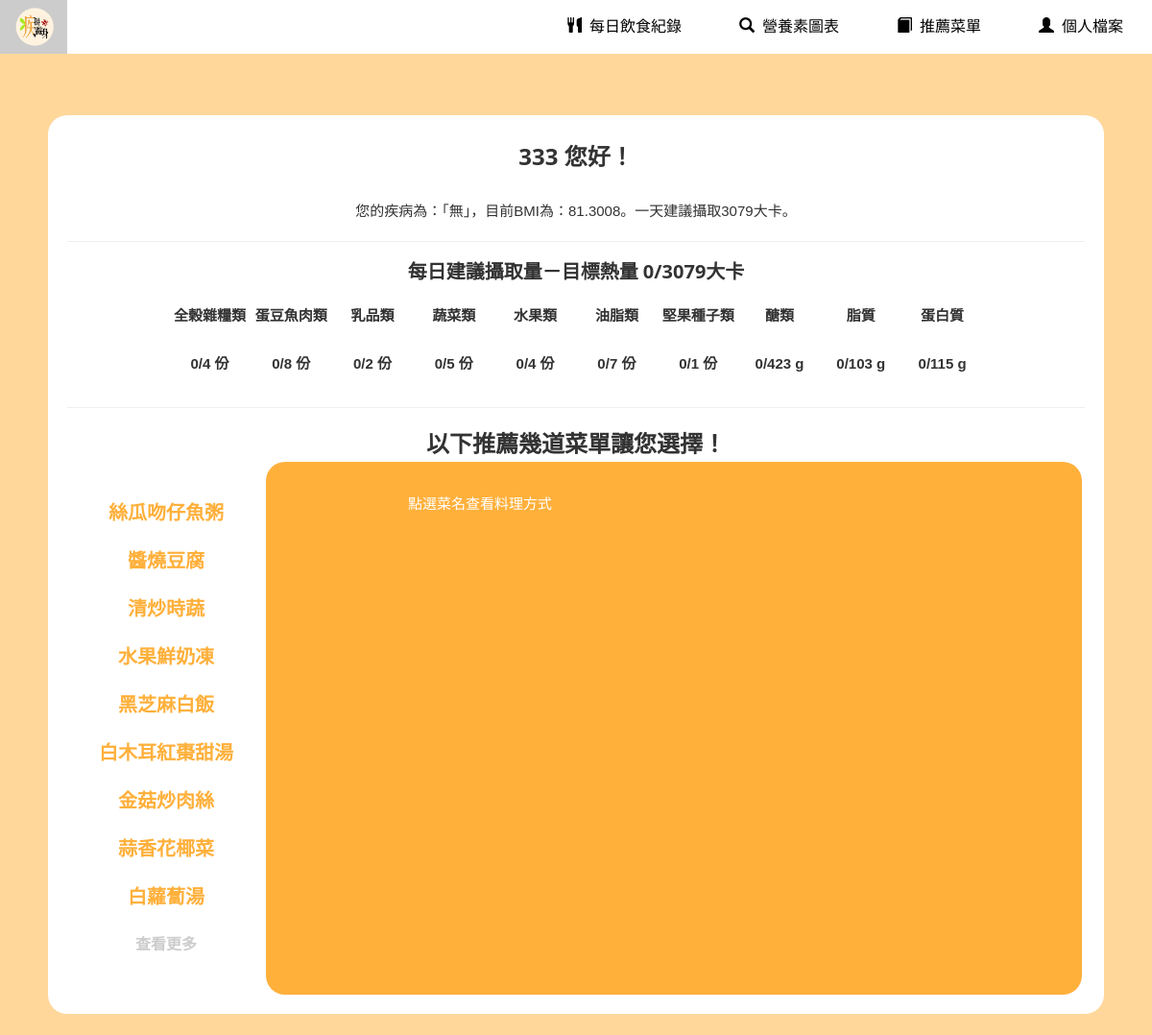
Page /menu.php (signed in) on the earlier database version.
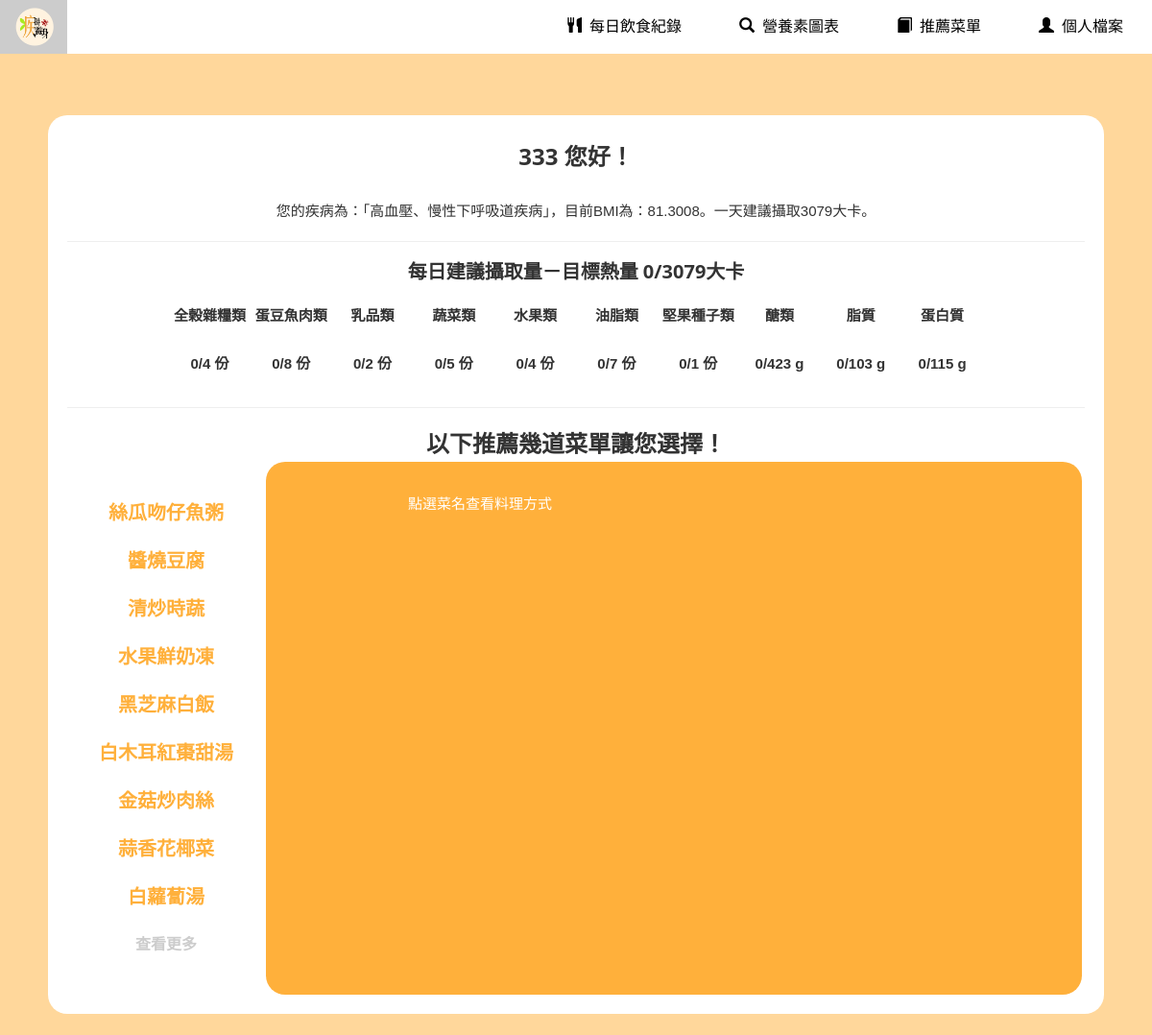
Same page on the later database version.
### tables this page shows
CREATE TABLE `user` (
  `ID` int(11) NOT NULL,
  `userid` varchar(10) NOT NULL,
  `password` varchar(100) NOT NULL,
  `name` text NOT NULL,
  `gender` varchar(11) NOT NULL,
  `date` date NOT NULL,
  `age` int(11) NOT NULL,
  `height` float NOT NULL,
  `weight` float NOT NULL,
  `BMI` float NOT NULL,
  `sport` text NOT NULL,
  `disease` varchar(10) NOT NULL,
  `disease2` varchar(10) NOT NULL,
  `disease3` varchar(10) NOT NULL,
  `disease4` varchar(10) NOT NULL,
  `disease5` varchar(10) NOT NULL,
  `disease6` varchar(10) NOT NULL,
  `disease7` varchar(10) NOT NULL
);

### menu.php (the view, shortened to what this page needs)
<?php
	include("configure.php");
	$link = new PDO('mysql:host=' . $hostname . ';dbname=' . $database . ';charset=utf8', $username, $password);
	if ($_SESSION['userID'] == null) {
		echo "<script>alert('請先登入唷！')</script>";
		echo "<meta http-equiv=REFRESH CONTENT=0;url='user_login.php'>";
	} else {
		$userID=$_SESSION['userID'];
		$query = "SELECT * FROM `user` WHERE `userID`='$userID'";
		$result = $link->query($query);
		foreach ($result as $row) {
			$userID = $row["userid"];
			$Name = $row["name"];
		}
	}
?>
<!DOCTYPE html>
<html>
<head>
<link rel="stylesheet" href="css/bootstrap-3.3.7.css" type="text/css">
<link rel="stylesheet" href="css/w3.css">
<link rel="stylesheet" href="css/mine.css">
<link rel="stylesheet" href="https://cdnjs.cloudflare.com/ajax/libs/font-awesome/4.7.0/css/font-awesome.min.css">
</head>
<body class="bgimg-1">
<?php include("header.php"); ?>
<div class="container1">
<?php
    $query = "SELECT * FROM `user` WHERE `userID`='$userID'";
	$result = $link->query($query);
	foreach ($result as $row) {
		$user_BMI = $row["BMI"];
		$user_disease = $row["disease"];
		$user_disease2 = $row["disease2"];
	}
	function function_category($user_cal){
		if($user_cal<1500){
			$category_1=1.5;
			$category_2=3;
			$category_3=1.5;
			$category_4=3;
			$category_5=2;
			$category_6=3;
			$category_7=1;
		}
		else{
			$category_1=4;
			$category_2=8;
			$category_3=2;
			$category_4=5;
			$category_5=4;
			$category_6=7;
			$category_7=1;
		}
	}
	function function_goal($user_cal){
		$goal_glyco=($user_cal*0.55)/4;
		$goal_glyco=round($goal_glyco);
		$goal_protein=($user_cal*0.15)/4;
		$goal_protein=round($goal_protein);
		$goal_fat=($user_cal*0.3)/9;
		$goal_fat=round($goal_fat);
	}
	$user_goal_cal=$goal_glyco*4+$goal_fat*9+$goal_protein*4;
	$now_cal=0;
	$now_category_1=0;
	$now_category_2=0;
	$now_category_3=0;
	$now_category_4=0;
	$now_category_5=0;
	$now_category_6=0;
	$now_category_7=0;
	$now_glyco=0;
	$now_fat=0;
	$now_protein=0;
    echo "<h3><b>".$Name." 您好！</b></h3><br>
	您的疾病為：「";
	echo $user_disease;
	if($user_disease2!=0){echo "、".$user_disease2;}
	echo "」，目前BMI為：".$user_BMI."。一天建議攝取".$user_goal_cal."大卡。<br>
    <hr><h4><b>每日建議攝取量－目標熱量 $now_cal/".$user_goal_cal."大卡</b></h4>
	<table width='80%'>
	<tr>
	<td><b>全榖雜糧類</b></td>
	<td><b>蛋豆魚肉類</b></td>
	<td><b>乳品類</b></td>
	<td><b>蔬菜類</b></td>
	<td><b>水果類</b></td>
	<td><b>油脂類</b></td>
	<td><b>堅果種子類</b></td>
	<td><b>醣類</b></td>
	<td><b>脂質</b></td>
	<td><b>蛋白質</b></td>
	</tr>
	<tr>
	<td><b>$now_category_1/$category_1 份</b></td>
	<td><b>$now_category_2/$category_2 份</b></td>
	<td><b>$now_category_3/$category_3 份</b></td>
	<td><b>$now_category_4/$category_4 份</b></td>
	<td><b>$now_category_5/$category_5 份</b></td>
	<td><b>$now_category_6/$category_6 份</b></td>
	<td><b>$now_category_7/$category_7 份</b></td>
	<td><b>$now_glyco/$goal_glyco g</b></td>
	<td><b>$now_fat/$goal_fat g</b></td>
	<td><b>$now_protein/$goal_protein g</b></td>
	</tr>
	</table>
	<hr>
	<b><font size='5'>以下推薦幾道菜單讓您選擇！</font></b><br>";
?>
	<div class="box" id="left">
		<table width="200">
			<?PHP
				$link = new PDO('mysql:host=' . $hostname . ';dbname=' . $database . ';charset=utf8', $username, $password);
				$query = "SELECT count(dishID) FROM t_menugetid ";
				$result = $link->query($query);
				$count = $result->fetchColumn();
				if($count==0){
					$query = "SELECT DISTINCT recipe.dishID,dish.dishname,dish.method FROM recipe INNER JOIN dish on recipe.dishID = dish.ID LIMIT 9";
					$result = $link->query($query);
					foreach ($result as $row){
						$dishID = $row['dishID'];
						$dishname = $row['dishname'];
						$method = $row['method'];
						echo '<tr>'.
						'<td class="dish" onClick="showtitle(event);" title="'.nl2br($method).'" id="'.$dishID.'">'.$dishname.'</td></tr>';
					}
				}
			?>
		<tr><td class="check"><a href="menu_button.php">查看更多</a></td></tr>
		</table>
	</div>
	<div class="container2">
		<div class="box" id="right">
			點選菜名查看料理方式<br><br>
				<div id="getdish">&nbsp;</div>
				<div class="get" id="gettitle">&nbsp;</div>
			</div>
			<div class="box" id="right">
				<div class="get" id="getid"><br></div>
			</div>
		</div>
	</div>
<br>
</body>
</html>

### header.php (shortened to what this page needs)
<!DOCTYPE html>
<html>
<head>
<link rel="stylesheet" href="css/bootstrap-3.3.7.css" type="text/css">
<link rel="stylesheet" href="css/w3.css">
<link rel="stylesheet" href="https://cdnjs.cloudflare.com/ajax/libs/font-awesome/4.7.0/css/font-awesome.min.css">
</head>
<body>
<div class="w3-top">
  <div class="w3-white w3-card" id="myNavbar">
    <div class="w3-button"  style="position:absolute; left:0px;"><a href="index.php" ><img src="image/logo.png" height='40px'/></a></div>
    <div class="w3-right w3-hide-small top">
	<ul class="drop-down-menu">
      <li><a href="daily_diet.php" class="w3-bar-item w3-button"><i class="glyphicon glyphicon-cutlery"></i>每日飲食紀錄</a></li>
      <li><a href="chart.php" class="w3-bar-item w3-button"><i class="glyphicon glyphicon-search"></i>營養素圖表</a></li>
      <li><a href="menu.php" class="w3-bar-item w3-button"><i class="glyphicon glyphicon-book"></i>推薦菜單</a></li>
      <li><a class="w3-bar-item w3-button"><i class="glyphicon glyphicon-user"></i>個人檔案</a>
	  </li>
	</ul>
    </div>
  </div>
</div>
</body>
</html>

### css/w3.css (style rules this page uses)
*,*:before,*:after { box-sizing:inherit }
html { -ms-text-size-adjust:100%;-webkit-text-size-adjust:100% }
body { margin:0 }
a { background-color:transparent }
b,strong { font-weight:bolder }
img { border-style:none }
hr { box-sizing:content-box;height:0;overflow:visible }
html,body { font-family:Verdana,sans-serif;font-size:15px;line-height:1.5 }
html { overflow-x:hidden }
h3 { font-size:24px }
h4 { font-size:20px }
h1,h2,h3,h4,h5,h6 { font-family:"Segoe UI",Arial,sans-serif;font-weight:400;margin:10px 0 }
hr { border:0;border-top:1px solid #eee;margin:20px 0 }
img { vertical-align:middle }
a { color:inherit }
.w3-btn,.w3-button { border:none;display:inline-block;padding:8px 16px;vertical-align:middle;overflow:hidden;text-decoration:none;color:inherit;background-color:inherit;text-align:center;cursor:pointer;white-space:nowrap }
.w3-btn,.w3-button { -webkit-touch-callout:none;-webkit-user-select:none;-khtml-user-select:none;-moz-user-select:none;-ms-user-select:none;user-select:none }
.w3-top,.w3-bottom { position:fixed;width:100%;z-index:1 }
.w3-top { top:0 }
.w3-card,.w3-card-2 { box-shadow:0 2px 5px 0 rgba(0,0,0,0.16),0 2px 10px 0 rgba(0,0,0,0.12) }
.w3-right { float:right!important }
.w3-white,.w3-hover-white:hover { color:#000!important;background-color:#fff!important }

### css/mine.css (style rules this page uses)
body,h1,h2,h3,h4,h5,h6 { font-family: "微軟正黑體", sans-serif }
body, html { height: 100%; line-height: 1.8; text-align: center; font-size:16px; padding-top:40px; }
.bgimg-1 { background-position: center; background-size: cover; background-color: #FFD79B; min-height: 100%; }

### menu.php (style rules this page uses)
body { background-color:#FFD79B; padding-top:80px; }
table { height: auto; margin: auto; text-align:center; }
td { width: 50px; height: 50px; border:solid 0px; }
.dish { color: #FFB03B; font-size: 20px; transition: ease-in 0.5s; font-weight:bold; }
.check { color: #CCC; font-size: 16px; transition: ease-in 0.5s; font-weight:bold; }
.box { height: 500px; display: inline-block; color: #FFF; }
#right { background: #FFB03B; }
#getdish { font-size: 36px; height: 150px; font-weight:bold; line-height: 150px; }
#gettitle { font-size: 20px; }
.get { height: 300px; width:400px; overflow: auto; text-align:left; padding:10px; display:inline-block; }
.container1 { width: 1100px; text-align:center; background:#FFF; margin:auto; padding:20px; border-radius:20px; }
.container2 { width: 850px; text-align:center; background:#FFB03B; margin:auto; padding:20px; border-radius:20px; display:inline-block; }
#getid { height:508px; color:#FFF; }

### header.php (style rules this page uses)
.top { font-size:16px; }
ul { margin: 0; padding: 0; list-style: none; }
ul.drop-down-menu { display: inline-block; }
ul.drop-down-menu li { position: relative; white-space: nowrap; }
ul.drop-down-menu > li { float: left; }
ul.drop-down-menu a { background-color: #fff; display: block; padding: 0 30px; text-decoration: none; line-height: 56px; }

Differences in the rows shown:
changed user: disease "無" → "高血壓"; disease2 (not shown) → "慢性下呼吸道疾病"
